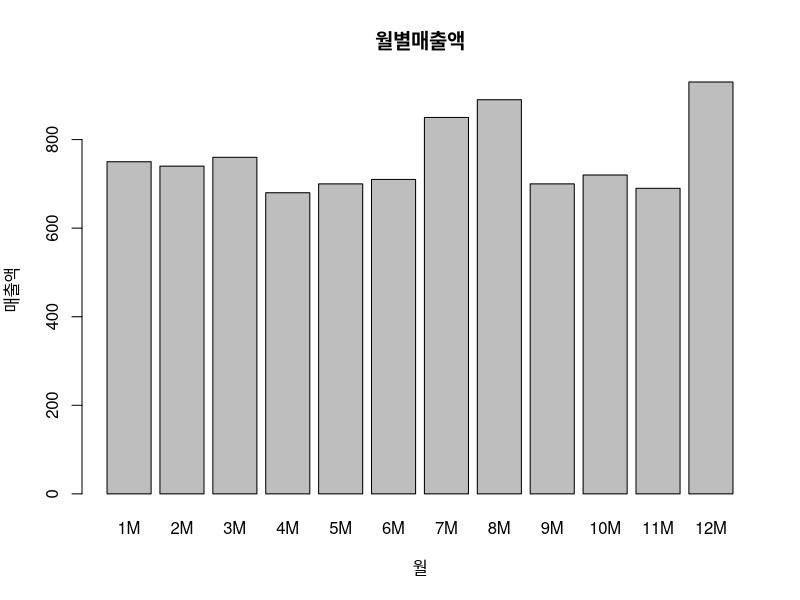

Recreate this plot in R.
install.packages("ggplot2")
library(ggplot2)

sales <-  c(750, 740, 760, 680, 700, 710, 850, 890, 700, 720, 690, 930)
names(sales) <- paste(1:12, "M", sep="")
sales

ds <-  sales
barplot(ds, main="월별매출액", xlab="월", ylab="매출액")

# 1. 7월의 매출액을 출력해보세요.
sales['7M']
# 2. 1월과 2월의 매출액 합계
 sales['1M'] + sales['2M']
# 3. sort() 함수를 이용해서 매출액이 가장 많은 달부터 순서대로 출력
sort(sales, decreasing=TRUE)